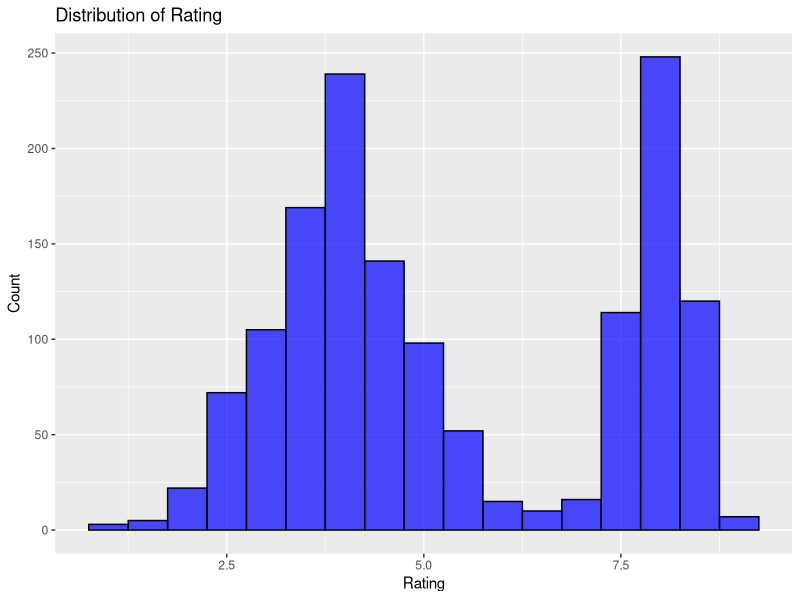
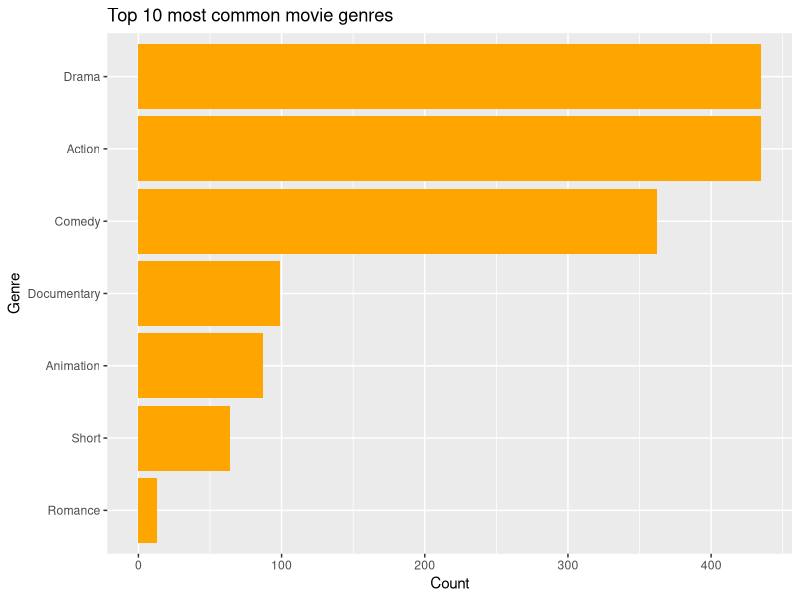
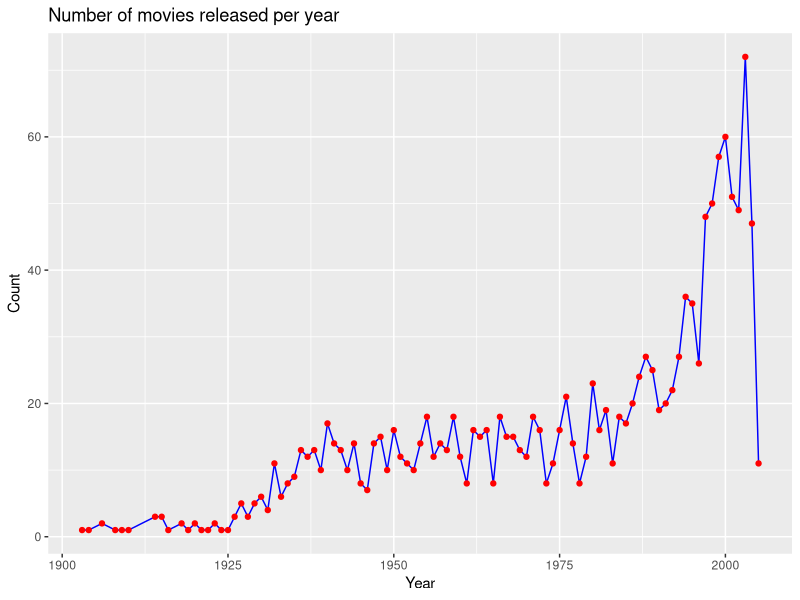
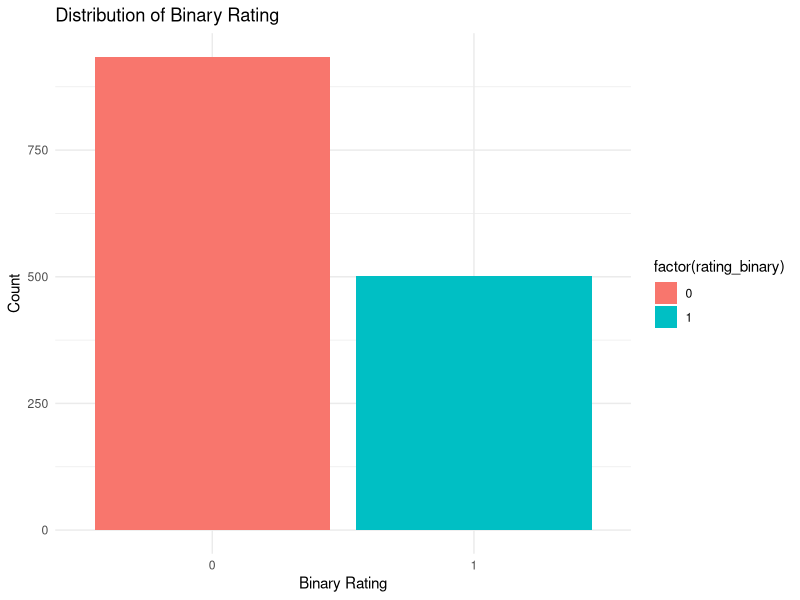
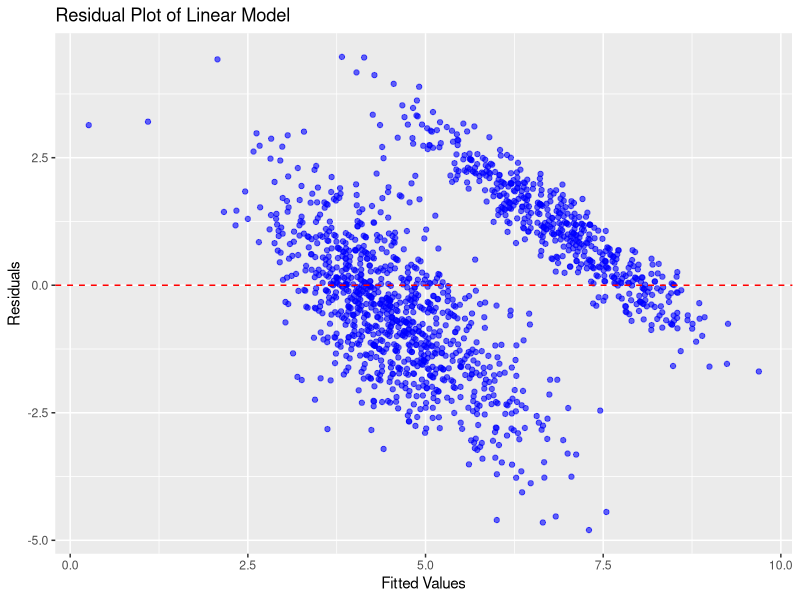
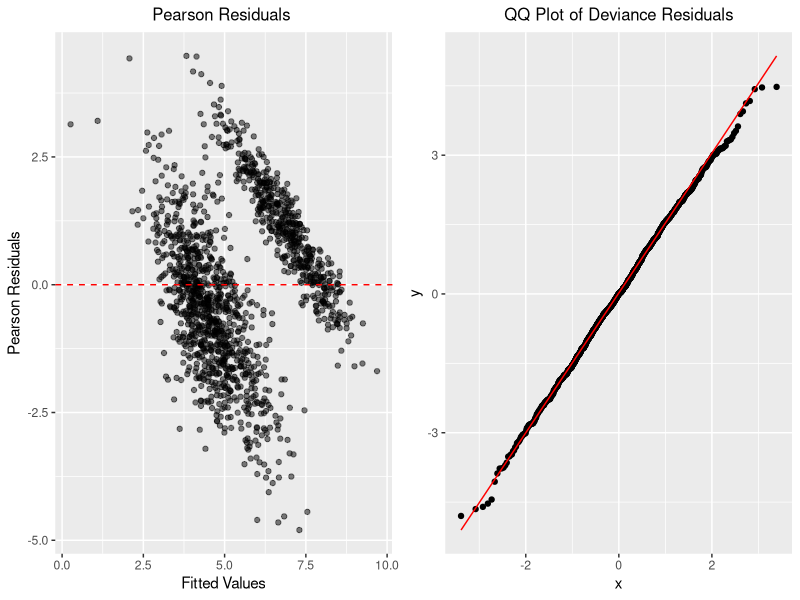
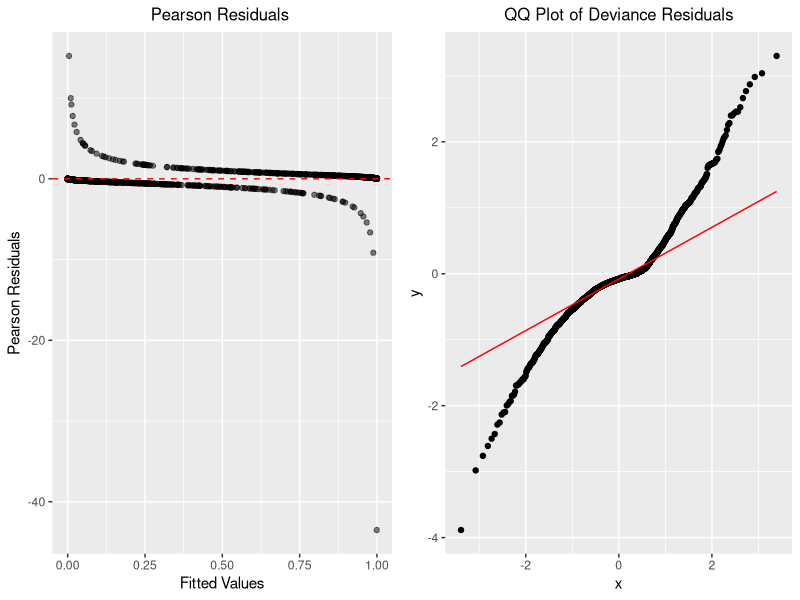
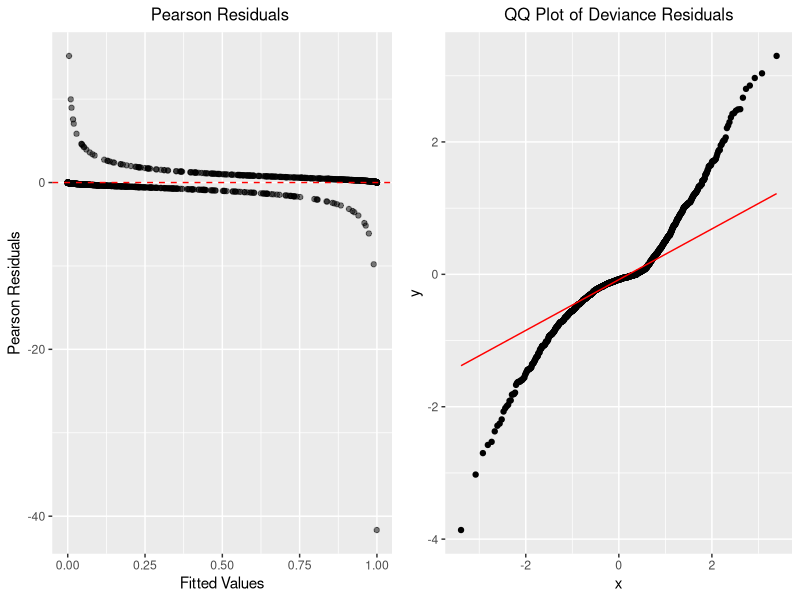

The R source for these figures, in order:
## ---- chunk 1
library(tidyverse)
library(ggplot2)
library(lmtest)
library(gridExtra)
## ---- chunk 2
data <- read.csv("dataset10.csv")
str(data)
summary(data)
## ---- chunk 3
data1 <- na.omit(data)
## ---- chunk 4
#| label: fig-histogram
#| fig-cap: Distribution of Rating
#| fig-align: center
ggplot(data1, aes(x = rating)) +
  geom_histogram(binwidth = 0.5, fill = "blue", color = "black", alpha = 0.7) +
  labs(title = "Distribution of Rating", x = "Rating", y = "Count")
## ---- chunk 5
#| label: fig-top
#| fig-cap: Top 10 most common movie genres
#| fig-align: center
genre_count <- data %>%
  separate_rows(genre, sep = "\\|") %>%
  count(genre, sort = TRUE) %>%
  head(10)

ggplot(genre_count, aes(x = reorder(genre, n), y = n)) +
  geom_bar(stat = "identity", fill = "orange") +
  coord_flip() +
  labs(title = "Top 10 most common movie genres", x = "Genre", y = "Count")
## ---- chunk 6
#| label: fig-timeseries
#| fig-cap: Number of movies released per year
#| fig-align: center
movies_per_year <- data %>%
  group_by(year) %>%
  summarize(count = n())

ggplot(movies_per_year, aes(x = year, y = count)) +
  geom_line(color = "blue") +
  geom_point(color = "red") +
  labs(title = "Number of movies released per year", x = "Year", y = "Count")
## ---- chunk 7
#| label: fig-binary
#| fig-cap: Distribution of Binary Rating
#| fig-align: center
data1$rating_binary <- ifelse(data1$rating >= 7, 1, 0)

ggplot(data1, aes(x = factor(rating_binary), fill = factor(rating_binary))) +
  geom_bar() +
  theme_minimal() +
  labs(title = "Distribution of Binary Rating", x = "Binary Rating", y = "Count")
## ---- chunk 8
#x-min/max-min standard methods
min_max_norm=function(x){
  return((x-min(x))/(max(x)-min(x)))
}
#standardize
data1[,2:5]=lapply(data1[,2:5],min_max_norm)
## ---- chunk 9
data1$genre_num <- as.factor(data1$genre)
model1 <- lm(rating ~ year+length + budget + votes + genre_num, data = data1)
summary(model1)
## ---- chunk 10
#| label: fig-redidual
#| fig-cap: Residual Plot of Linear Model
#| fig-align: center
ggplot(data1, aes(x = model1$fitted.values, y = model1$residuals)) +
  geom_point(color = "blue", alpha = 0.6) +
  geom_hline(yintercept = 0, linetype = "dashed", color = "red") +
  labs(title = "Residual Plot of Linear Model", x = "Fitted Values", y = "Residuals")
## ---- chunk 11
model2 <- glm(rating_binary ~ year + length + budget + votes + genre_num, data = data1, family = binomial)
summary(model2)
## ---- chunk 12
model3<-glm(rating_binary ~ length + budget + votes + genre_num, data = data1, family = binomial)
summary(model3)
## ---- chunk 13
AIC(model2, model3)
BIC(model2, model3)
## ---- chunk 14
wald_test1 <- coeftest(model2)
wald_test1
## ---- chunk 15
wald_test2 <- coeftest(model3)
wald_test2
## ---- chunk 16

# Function to plot residuals
plot_residuals <- function(model, model_name) {
  residuals_data <- data.frame(
    Fitted_Values = fitted(model),
    Pearson_Residuals = residuals(model, type = "pearson"),
    Deviance_Residuals = residuals(model, type = "deviance")
  )
  
  # Pearson Residuals Plot
  p1 <- ggplot(residuals_data, aes(x = Fitted_Values, y = Pearson_Residuals)) +
    geom_point(alpha = 0.5) +
    geom_hline(yintercept = 0, linetype = "dashed", color = "red") +
    labs(title = "Pearson Residuals ", x = "Fitted Values", y = "Pearson Residuals") +
    theme(plot.title = element_text(size = 12, hjust = 0.5))
  
  # QQ Plot of Deviance Residuals
  p2 <- ggplot(residuals_data, aes(sample = Deviance_Residuals)) +
    stat_qq() +
    stat_qq_line(color = "red") +
    labs(title = "QQ Plot of Deviance Residuals") +
    theme(plot.title = element_text(size = 12, hjust = 0.5))
  grid.arrange(p1, p2, ncol = 2)
}
## ---- chunk 17
#| label: fig-model1
#| fig-cap: "Pearson Residuals & QQ Plot of Deviance Residuals(model1)"
#| fig-align: center
# Generate residual plots for Model 1, 2, and 3
plot_residuals(model1, "Model 1")
## ---- chunk 18
#| label: fig-model2
#| fig-cap: "Pearson Residuals & QQ Plot of Deviance Residuals(model2)"
#| fig-align: center
plot_residuals(model2, "Model 2")
## ---- chunk 19
#| label: fig-model3
#| fig-cap: "Pearson Residuals & QQ Plot of Deviance Residuals(model3)"
#| fig-align: center
plot_residuals(model3, "Model 3")
## ---- chunk 20
#| label: fig-predict
#| fig-cap: "Predicted Probabilities of Binary Rating"
#| fig-align: center
data1$predicted_probs <- predict(model2, type = "response")
ggplot(data1, aes(x = predicted_probs, fill = factor(rating_binary))) +
  geom_histogram(binwidth = 0.05, alpha = 0.7, position = "identity") +
  labs(title = "Predicted Probabilities of Binary Rating", x = "Predicted Probability", y = "Count")
